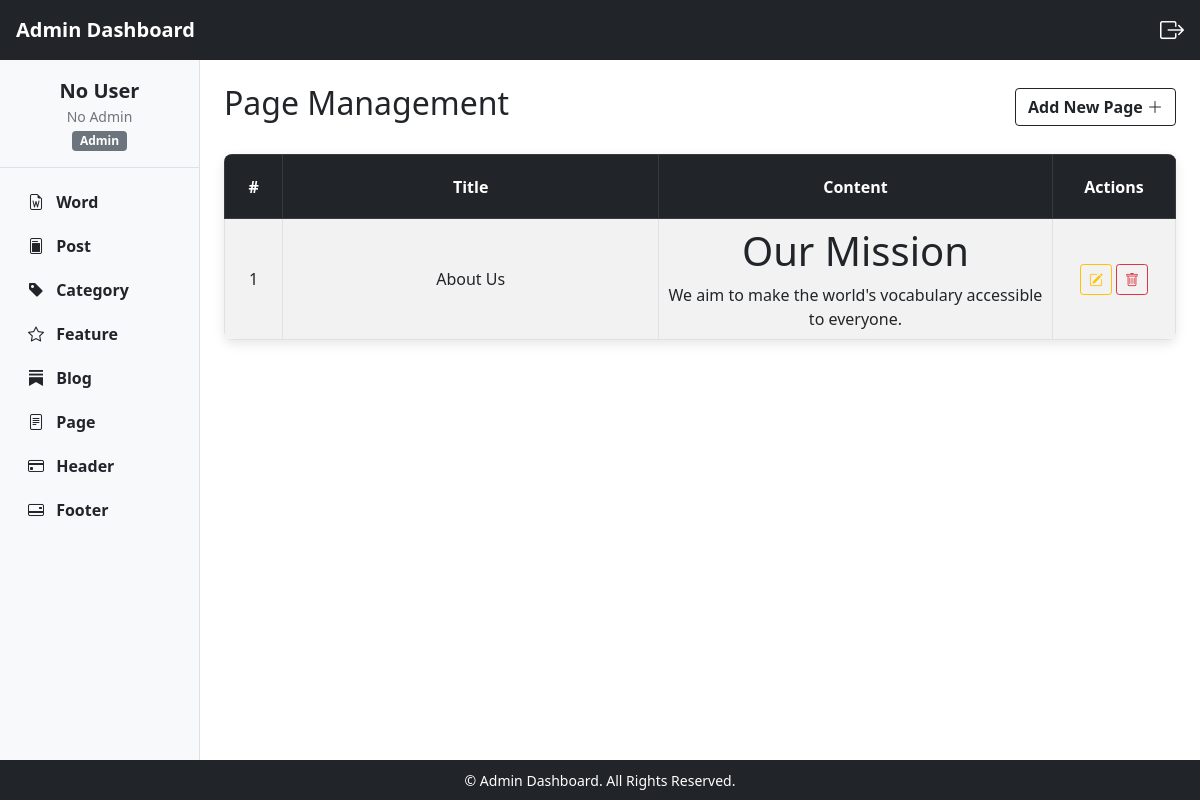
/page/, run on the app's committed database.
### api/models.py (models this page shows, shortened)
class PageModel(models.Model):
    page_title = models.CharField(max_length=100, unique=True, default="")
    page_description = HTMLField()

### api/views.py (the view)
# urls.py: path("page/", adminPageListApi, name="apipage"),
def adminPageListApi(request):
    ApiPageList = PageSerializer(PageModel.objects.all(), many=True).data
    pageform = PageForm(request.POST or None)
    if (
        request.method == "POST"
        and "page_submit" in request.POST
        and pageform.is_valid()
    ):
        pageform.save()
        messages.success(request, "Page added Successfully!")
        return redirect("apipage")
    context = {"ApiPageList": ApiPageList, "pageform": pageform}
    return render(request, "admin/page.html", context)

### api/Templates/admin/page.html (shortened to what this page needs)
{% extends "admin/supermain.html" %} {% load static %} {% block admin %}
<div class="d-flex justify-content-between align-items-center flex-wrap">
  <h1 class="text-dark" style="font-size: 4vh">Page Management</h1>
  <button
    class="btn btn-outline-dark fw-bolder"
    data-bs-toggle="modal"
    data-bs-target="#pageFormModal"
    style="font-size: 2vh"
  >
    Add New Page <i class="bi bi-plus-lg fw-bolder"></i>
  </button>
</div>
<div
  class="table-responsive mt-4"
  style="
    box-shadow: 0 4px 12px rgba(0, 0, 0, 0.1);
    border-radius: 8px;
    overflow: hidden;
  "
>
  <table class="table table-bordered table-striped m-0">
    <thead class="table-dark" style="height: 4rem">
      <tr>
        <th class="text-center align-middle" style="width: 2%">#</th>
        <th class="text-center align-middle" style="width: 15%">Title</th>
        <th class="text-center align-middle" style="width: 15%">Content</th>
        <th class="text-center align-middle" style="width: 3%">Actions</th>
      </tr>
    </thead>
    <tbody>
      {% if ApiPageList %} {% for page in ApiPageList %}
      <tr>
        <td class="text-center align-middle">{{ forloop.counter }}</td>
        <td class="text-center align-middle">{{ page.page_title }}</td>
        <td class="text-center align-middle descp">
          {{page.page_description|safe}}
        </td>
        <td class="text-center align-middle">
          <a
            href="{% url 'updatepage' page.id %}"
            class="btn btn-sm btn-outline-warning"
            data-bs-toggle="modal"
            data-bs-target="#pageFormModal{{ page.id }}"
            title="Edit Page"
          >
            <i class="bi bi-pencil-square"></i>
          </a>
          <a
            href="{% url 'deletepage' page.id %}"
            class="btn btn-sm btn-outline-danger"
            onclick="return confirm('Are you sure you want to delete this page?');"
            title="Delete Page"
          >
            <i class="bi bi-trash"></i>
          </a>
        </td>
      </tr>
      {% endfor %} {% else %}
      <tr>
        <td colspan="7" class="text-center py-3">
          <p class="m-0 fw-bold text-muted">No Page Available</p>
        </td>
      </tr>
      {% endif %}
    </tbody>
  </table>
</div>
{% endblock %}

### api/Templates/admin/page.html (style rules this page uses)
.descp p { margin: 0; }

### data on the page
PageModel: page_title "About Us", page_description "Our Mission We aim to make the world's vocabulary accessible to everyone."
